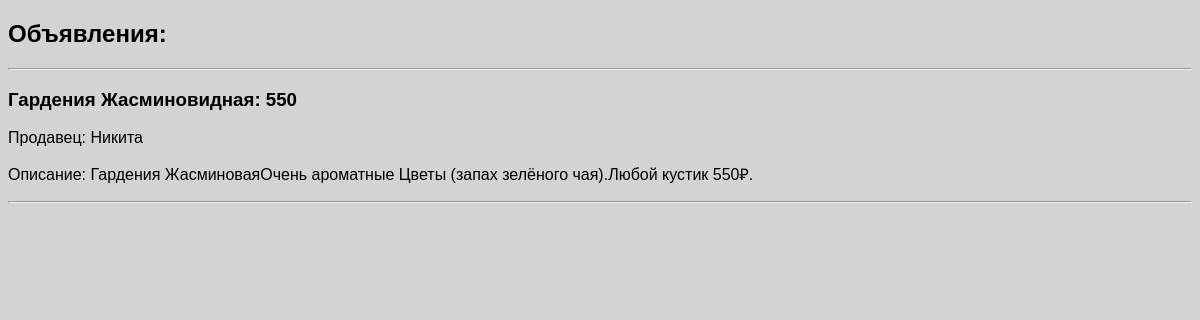
/ads/ad/http/15/, run on the app's committed database.
### ads/models.py (models this page shows, shortened)
class Ad(models.Model):
    name = models.CharField(max_length=100, verbose_name="Объявление")
    author = models.CharField(max_length=100, verbose_name="Автор")
    price = models.IntegerField(verbose_name="Цена")
    description = models.CharField(max_length=1000, verbose_name="Описание", null=True, blank=True)
    address = models.CharField(max_length=120, verbose_name="Адрес")
    is_published = models.BooleanField(default=False, verbose_name="Опубликован или нет")
    category_id = models.ForeignKey('Cat', on_delete=models.PROTECT, verbose_name="Категория")
    class Meta:
        verbose_name_plural = "Объявления"
        verbose_name = "Объявление"
        ordering = ["-price"]

### ads/views.py (the view)
# urls.py: path("ad/http/<int:pk>/", views.AdHTTPDetailView.as_view(), name="ad_http_detail"),
class AdHTTPDetailView(DetailView):
    model = Ad

### ads/templates/ads/ad_detail.html (shortened to what this page needs)
{% load static %}
<!DOCTYPE html>
<html lang="en">
<head>
    <link rel="stylesheet" href="{% static 'style.css' %}">
</head>
<body>
    <h2>Объявления:</h2><hr>
    <div>
        <h3>{{ ad.name }}: {{ ad.price }}</h3>
        <p>Продавец: {{ ad.author }}</p>
        <p>Описание: {{ ad.description }}</p><hr>
    </div>
</body>
</html>

### ads/static/style.css (style rules this page uses)
body { font-family: sans-serif; background-color: lightgrey; }

### data on the page
Ad: name "Гардения Жасминовидная", price "550", author "Никита", description "Гардения ЖасминоваяОчень ароматные Цветы (запах зелёного чая).Любой кустик 550₽."
